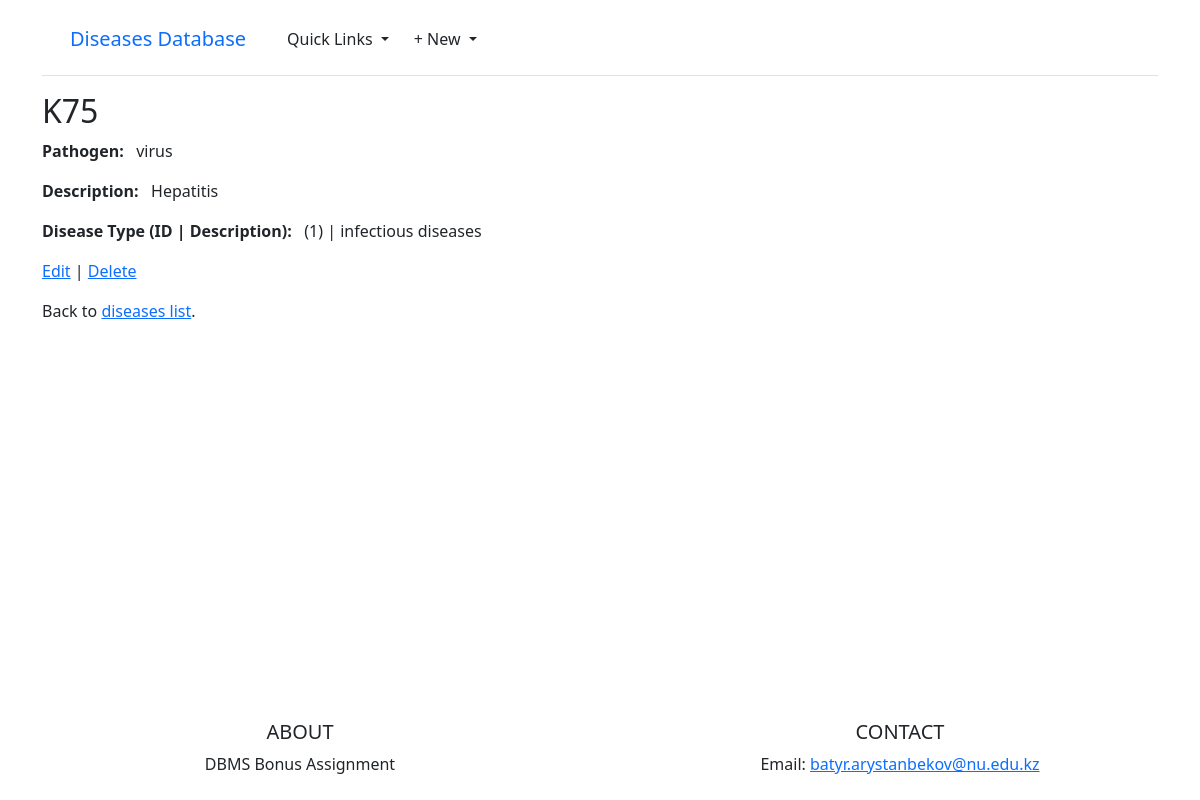
Page /diseases/K75/ on the earlier database version.
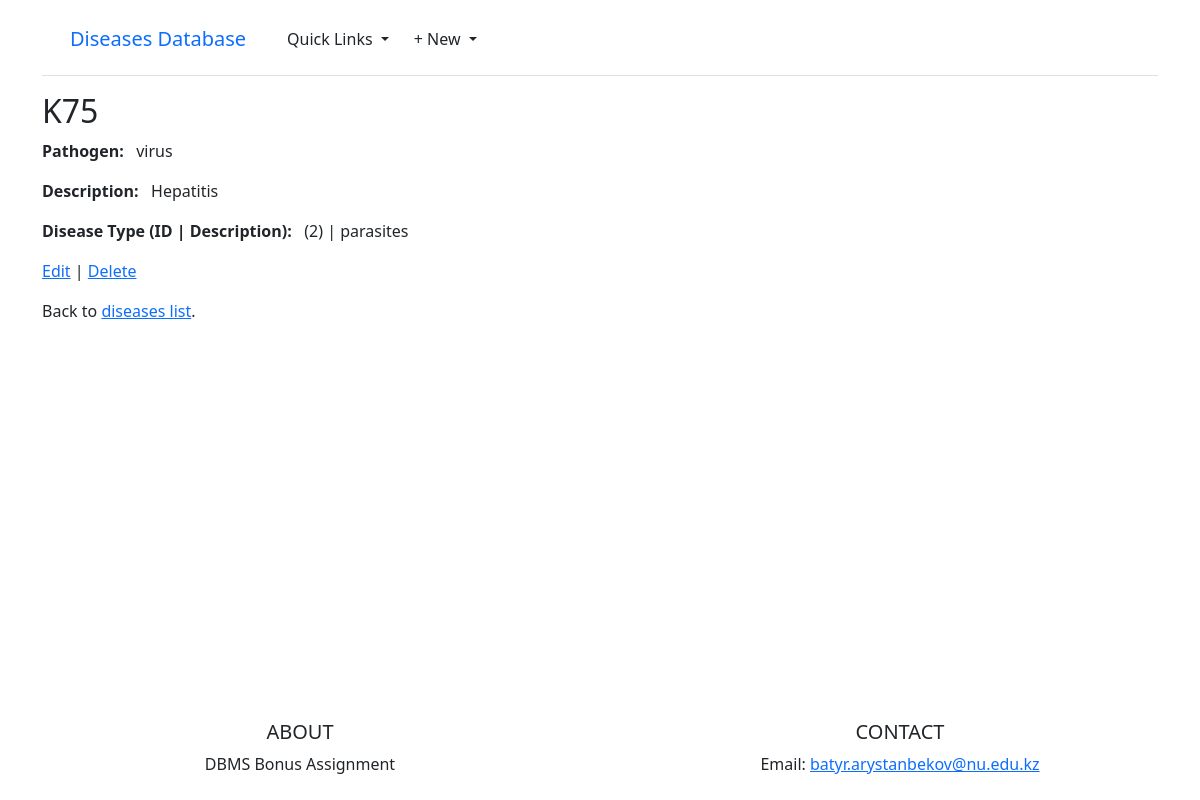
Same page on the later database version.
### objects/models.py (models this page shows, shortened)
class Disease(models.Model):
    disease_code = models.CharField(max_length=50, primary_key=True)
    pathogen = models.CharField(max_length=20)
    description = models.CharField(max_length=140)
    id = models.ForeignKey(DiseaseType, on_delete=models.CASCADE)

class DiseaseType(models.Model):
    id = models.AutoField(primary_key=True)
    description = models.CharField(max_length=140)
    def __str__(self):
        return str(self.id)

### objects/views.py (the view)
# urls.py: path('diseases/<str:pk>/', DiseaseDetailView.as_view(), name='disease_detail'),
class DiseaseDetailView(DetailView):
    model = Disease
    template_name = 'disease/disease_detail.html'

### templates/disease/disease_detail.html
{% extends "base.html" %}
{% block content %}
<div class="article-entry">
    <h2>{{ disease.disease_code }}</h2>
    <p><b>Pathogen:</b> &nbsp; {{ disease.pathogen }}</p>
    <p><b>Description:</b> &nbsp; {{ disease.description }}</p>
    <p><b>Disease Type (ID | Description):</b> &nbsp; ({{disease.id}}) | {{ disease.id.description }}</p>
</div>
<p><a href="{% url 'disease_edit' disease.disease_code %}">Edit</a> |
    <a href="{% url 'disease_delete' disease.disease_code %}">Delete</a></p>
    <p>Back to <a href="{% url 'disease_list' %}">diseases list</a>.</p>
{% endblock content %}

Differences in the rows shown:
changed Disease "virus": id "1" → "2"; id.description "infectious diseases" → "parasites"
